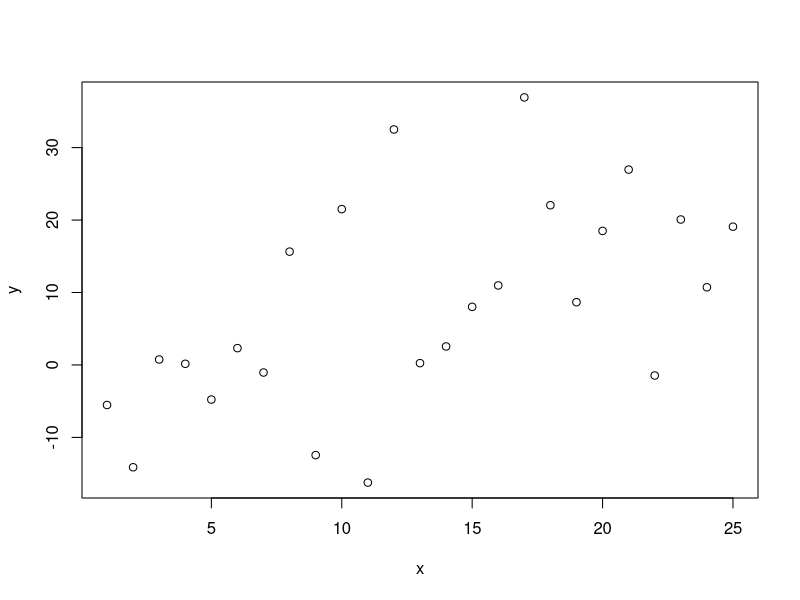
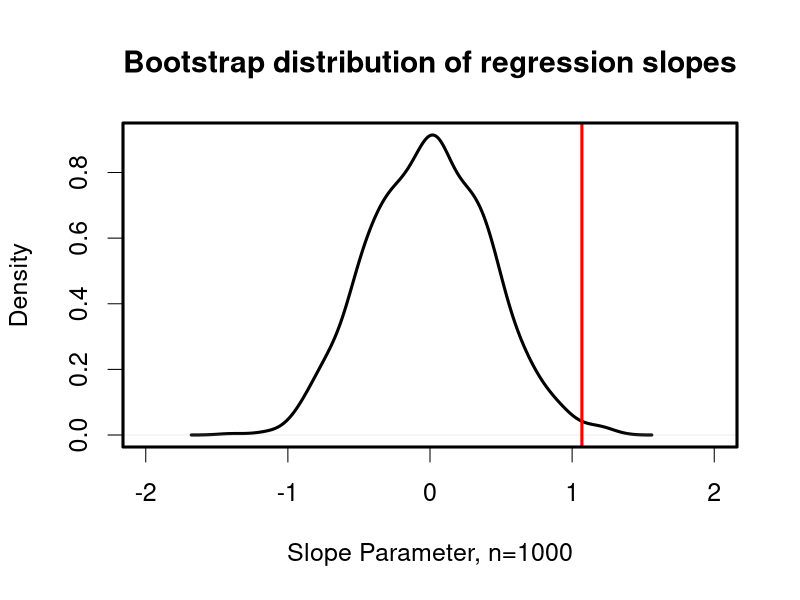

R code for these plots, in order:

setwd('~/Dropbox/Documents/statsforbios')


# Trying to get bootstrapping into 140 characters
#
# 04/05/2013

# 140 char version
x<-1:25;y<-x+rnorm(25,0,15) 
b<-ecdf(replicate(1000,lm(y~sample(x,25,T))$coef[2])) 
p<-1-b(lm(y~x)$coef[2])



# Fuller commented version

x<-1:25;y<-x+rnorm(25,0,15) # Make data

# Replicate 1000 times, resampling x to break x~y relationship, and save slope coefficient each time.
# Then create empirical cumulative density object
b<-ecdf(replicate(1000,lm(y~sample(x,25,T))$coef[2])) 

# Which quantile of the bootstrap distribution is our real slope parameter in?
# P value is 1 minus quantile.
p<-1-b(lm(y~x)$coef[2])


# Plot bootstrapped distribution
png('bootstrapReg.png')
par(cex=1.5)
plot(density(replicate(1000,lm(y~sample(x,25,T))$coef[2])), xlim=c(-2,2), main='Bootstrap distribution of regression slopes', lwd=3, xlab='Slope Parameter, n=1000')
abline(v=lm(y~x)$coef[2], col='Red', lwd=3)
box(lwd=3)
dev.off()

# Plot data. I wanted something that gives p>0.
plot(y~x)
